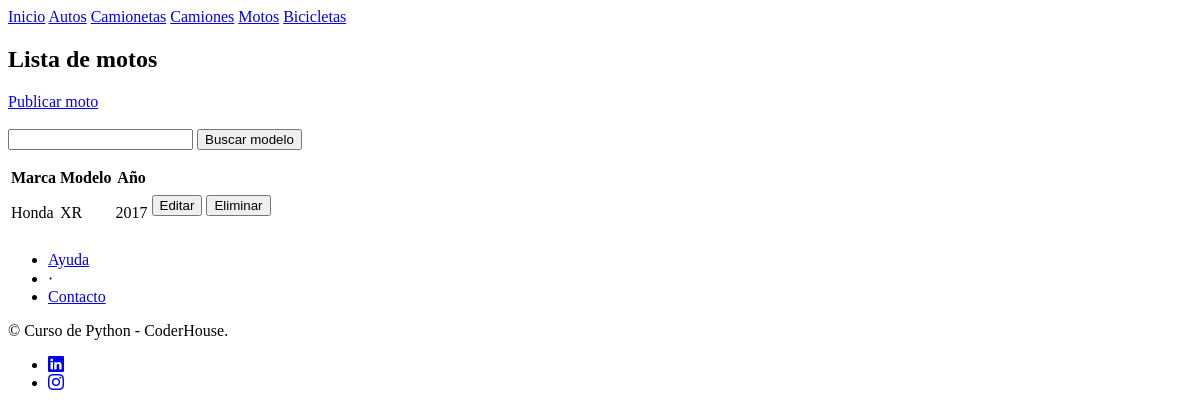
The app's page /listados/lista_motos/, older data.
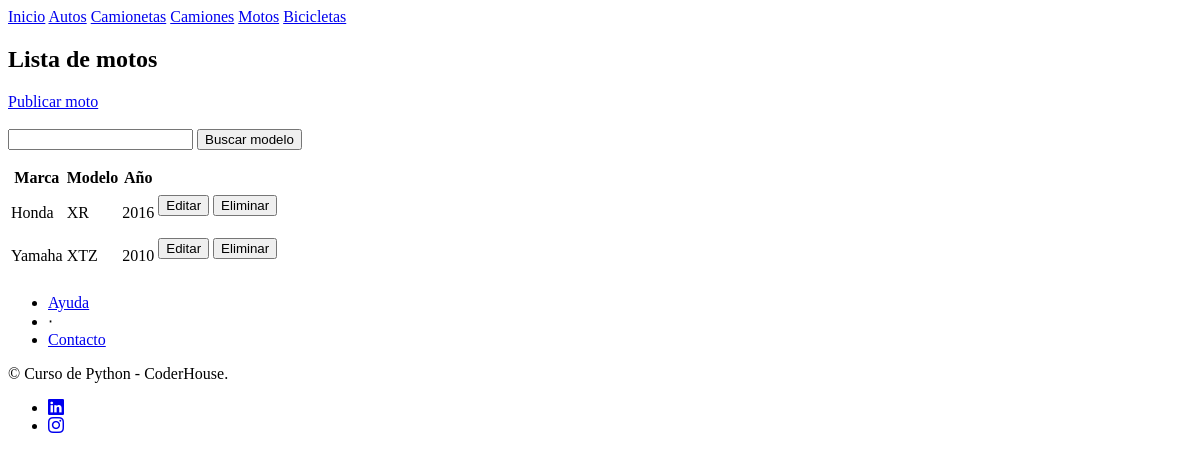
The same page, newer data.
### app_preentrega/models.py (models this page shows, shortened)
class motos (models.Model):
    marca = models.CharField(max_length=50)
    modelo = models.CharField(max_length=50)
    ano = models.CharField(max_length=4)
    color = models.CharField(max_length=15)
    equipamiento = models.CharField(max_length=100)
    descripcion = models.CharField(max_length=200)

### app_preentrega/views.py (the view)
# urls.py: path('lista_motos/', lista_motos, name="motos"),
def lista_motos(request): #esto renderiza una lista con el contexto que se le pase
    contexto = {
        "motos" : motos.objects.all()
    }
    http_response = render(
        request = request,
        template_name = 'pre_entrega/lista_motos.html',
        context = contexto,
    )
    return http_response

### app_preentrega/templates/pre_entrega/lista_motos.html (shortened to what this page needs)
{% extends "pre_entrega/base.html" %}
{% block contenido%}
<section>
    <div>
        <h1>Lista de motos</h1>
        <a class="navbar-brand" href="{% url 'subir_motos' %}"> Publicar moto </a>
        <br><br>
        <form action="{% url 'buscar_motos' %}" method="POST">
            <input type="text" name="busqueda">
            <input type="submit" value="Buscar modelo">
        </form>
        <table class="table">
            <tbody>
                <tr>
                    <th> Marca </th>
                    <th> Modelo </th>
                    <th> Año </th>
                    <th>  </th>
                </tr>
                <tr>
                {% for moto in motos %}
                    <td> {{moto.marca}} </td>
                    <td> {{moto.modelo}} </td>
                    <td> {{moto.ano}} </td>
                    <td>
                        <form action="{% url 'editar_motos' moto.id %}" >
                            <input type="submit" value="Editar"/>
                        </form>
                    </td>
                    <td>
                        <form action="{% url 'eliminar_motos' moto.id %}" method="POST">
                            <input type="submit" value="Eliminar"/>
                        </form>
                    </td>
                </tr>
                {% endfor %}
            </tbody>
        </table>
    </div>
</section>
{% endblock contenido%}

Row changes from the older to the newer data that the page shows:
changed motos "Honda": ano "2017" → "2016"
added motos: marca "Yamaha", modelo "XTZ", ano "2010"
